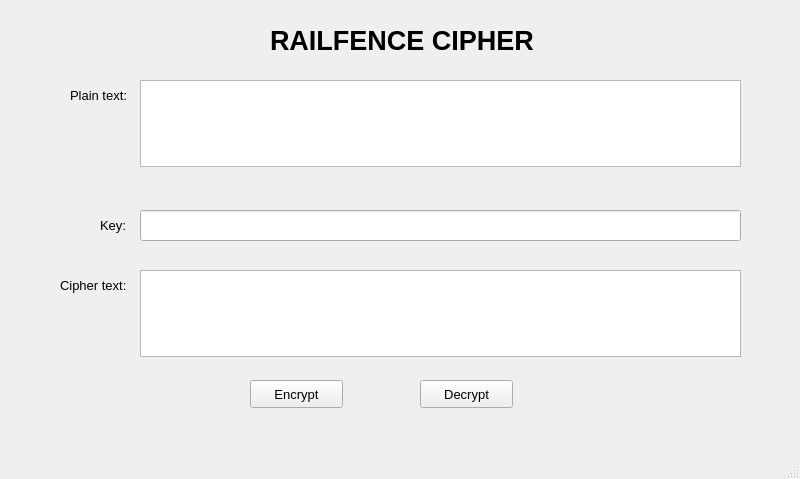
<?xml version="1.0" encoding="UTF-8"?>
<ui version="4.0">
 <class>MainWindow</class>
 <widget class="QMainWindow" name="MainWindow">
  <property name="geometry">
   <rect>
    <x>0</x>
    <y>0</y>
    <width>800</width>
    <height>479</height>
   </rect>
  </property>
  <property name="windowTitle">
   <string>MainWindow</string>
  </property>
  <widget class="QWidget" name="centralwidget">
   <widget class="QTextEdit" name="txt_cipher">
    <property name="geometry">
     <rect>
      <x>140</x>
      <y>270</y>
      <width>601</width>
      <height>87</height>
     </rect>
    </property>
    <property name="readOnly">
     <bool>true</bool>
    </property>
   </widget>
   <widget class="QLabel" name="txt_key1">
    <property name="geometry">
     <rect>
      <x>100</x>
      <y>210</y>
      <width>31</width>
      <height>31</height>
     </rect>
    </property>
    <property name="font">
     <font>
      <pointsize>10</pointsize>
     </font>
    </property>
    <property name="text">
     <string>Key:</string>
    </property>
   </widget>
   <widget class="QLabel" name="label">
    <property name="geometry">
     <rect>
      <x>270</x>
      <y>0</y>
      <width>271</width>
      <height>81</height>
     </rect>
    </property>
    <property name="font">
     <font>
      <pointsize>20</pointsize>
      <weight>75</weight>
      <bold>true</bold>
     </font>
    </property>
    <property name="text">
     <string>RAILFENCE CIPHER</string>
    </property>
   </widget>
   <widget class="QLabel" name="txt_plainText">
    <property name="geometry">
     <rect>
      <x>70</x>
      <y>80</y>
      <width>61</width>
      <height>31</height>
     </rect>
    </property>
    <property name="font">
     <font>
      <pointsize>10</pointsize>
     </font>
    </property>
    <property name="text">
     <string>Plain text:</string>
    </property>
   </widget>
   <widget class="QPushButton" name="btn_decrypt">
    <property name="geometry">
     <rect>
      <x>420</x>
      <y>380</y>
      <width>93</width>
      <height>28</height>
     </rect>
    </property>
    <property name="font">
     <font>
      <pointsize>10</pointsize>
     </font>
    </property>
    <property name="text">
     <string>Decrypt</string>
    </property>
   </widget>
   <widget class="QTextEdit" name="txt_plain">
    <property name="geometry">
     <rect>
      <x>140</x>
      <y>80</y>
      <width>601</width>
      <height>87</height>
     </rect>
    </property>
   </widget>
   <widget class="QLineEdit" name="txt_key">
    <property name="geometry">
     <rect>
      <x>140</x>
      <y>210</y>
      <width>601</width>
      <height>31</height>
     </rect>
    </property>
   </widget>
   <widget class="QPushButton" name="btn_encrypt">
    <property name="geometry">
     <rect>
      <x>250</x>
      <y>380</y>
      <width>93</width>
      <height>28</height>
     </rect>
    </property>
    <property name="font">
     <font>
      <pointsize>10</pointsize>
     </font>
    </property>
    <property name="text">
     <string>Encrypt</string>
    </property>
   </widget>
   <widget class="QLabel" name="txt_cipherText">
    <property name="geometry">
     <rect>
      <x>60</x>
      <y>270</y>
      <width>71</width>
      <height>31</height>
     </rect>
    </property>
    <property name="font">
     <font>
      <pointsize>10</pointsize>
     </font>
    </property>
    <property name="text">
     <string>Cipher text:</string>
    </property>
   </widget>
  </widget>
  <widget class="QMenuBar" name="menubar">
   <property name="geometry">
    <rect>
     <x>0</x>
     <y>0</y>
     <width>800</width>
     <height>21</height>
    </rect>
   </property>
  </widget>
  <widget class="QStatusBar" name="statusbar"/>
 </widget>
 <resources/>
 <connections/>
</ui>
